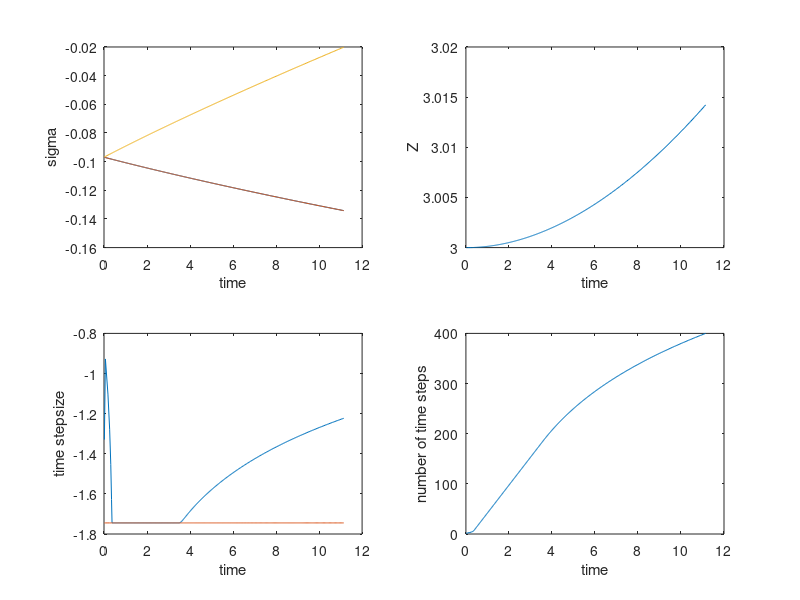
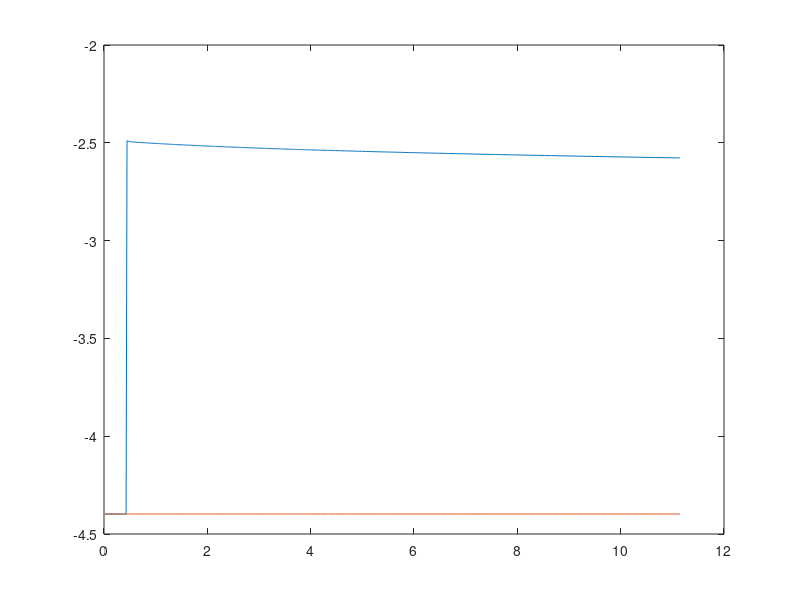

These charts were generated, in order, by the following MATLAB code:
% GLaMM
function pde()
  clc; close all;
  % p=1,2,...,N+1
  % q=1,2,...,N+1

  %=====================================
  % USER INPUT
  flow_mode='extensional'
  strain_rate=0.01;
  N_num=20;
  a=1.0; % tube diameter
  ai=1.0/a;
  Rs=2.0;
  tolY=4e-5;
  NtimeMax=400;

  tau_e=1.0;
  Z=3; % number of entanglements

  % Adaptive step size / time stepper
  delta_t=0.8*tau_e*(Z*1.0/N_num)^2; % first time step
  delta_t0=delta_t;
  tol=0.2; % tolerance


  % END USER INPUT
  %=====================================


  
  %=====================================
  % INITIALISE
  Kappa=zeros(3); % flow tensor
  if(flow_mode=='extensional')
    Kappa(1,1) = -0.5*strain_rate;
    Kappa(2,2) = -0.5*strain_rate;
    Kappa(3,3) =  1.0*strain_rate;
  end

  dsi=N_num/(2*Z);
  d2si=(N_num/Z)^2;
  
  feq=zeros(N_num+1, N_num+1, 3, 3);
  for p=1:N_num+1
    for q=1:N_num+1
      if abs(p-q)<dsi
        feq(p,q,1,1)=1.0/3;
        feq(p,q,2,2)=1.0/3;
        feq(p,q,3,3)=1.0/3;
       end
    end
  end

  f=feq;
  t=0;
  dfdt=zeros(N_num+1, N_num+1, 3, 3);

%  d2mat=zeros(size(dfdt));
  prefac_reptation  = d2si*(1.0/(3*pi^2*Z*tau_e));
  prefac_retraction = Rs/(2*pi^2*tau_e);
 %dfdt=zeros(N_num+1, N_num+1, dsi); 

trow=[];
errYrow=[];
sigma_arr=[];
Zstarrow=[];
measure1=[];
measure2=[];
measure3=[];
sigma_arr=zeros(NtimeMax, 3,3);
dtrow=[];
diagonal=zeros(N_num+1,1);

  % INITIALISATION DONE
  %=====================================
  Zstar = fnc_Zstar(f, ai, Z,N_num); 
  sigma=zeros(3,3);
  for i=1:N_num+1
  for m=1:3
  for n=1:3
    sigma(m,n) = sigma(m,n)+f(i,i,m,n);
  end
  end
  end
  sigma=sigma*12/(5*(N_num+1));

  fprintf("%12s %12s %12s %12s %12s %12s\n", "#time", "dt", "Zstar", "sigma_xx", "sigma_yy", "sigma_zz");
  fprintf("%12e %12e %12e %12e %12e %12e\n", 0.0, 0.0, Zstar, sigma(1,1), sigma(2,2), sigma(3,3));

Ntime=NtimeMax;
for ti=1:NtimeMax

  % Convection term
  if(flow_mode=='extensional')
    for p=1:3
      for q=1:3
        dfdt(:,:, p,q) = ( Kappa(p,p) + Kappa(q,q) )*f(:,:,p,q);
      end
    end
  end
  %fprintf("testA: %e\n", sum(dfdt(:)))
  %measure2=[measure2,sum(dfdt(:))];

  % Reptation term
  Zstar = fnc_Zstar(f, ai, Z,N_num); 
  prefact_rep_tmp=prefac_reptation*(Z/Zstar)^2;
  for p=2:N_num
    for q=2:N_num
      dfdt(p,q,:,:) = dfdt(p,q,:,:) + ...
       prefact_rep_tmp*( f(p+1,q+1, :,:)+f(p-1,q-1, :,:)-2*f(p,q, :,:) );
    end
  end
  %fprintf("testB: %e\n", sum(dfdt(:)))

  % Retraction term
  %Tr_f=trace4(f);
  for q=1:N_num+1
    diagonal(q)=log( f(q,q,1,1)+f(q,q,2,2)+f(q,q,3,3) );
  end 

  ddiag=zeros(N_num+1,1);
  for q=2:N_num
    ddiag(q)=dsi*(diagonal(q+1)-diagonal(q-1));
  end 

  retraction=prefac_retraction* ...
    (
      dmat_ds(  prod41B(f, ddiag), N_num, dsi ) + ...
      dmat_dsB( prod41A(f, ddiag), N_num, dsi )...
    );


  dfdt = dfdt + retraction;
  %fprintf("testC: %e\n", sum(dfdt(:)))
  %measure3=[measure3,sum(retraction(:))];

  %measure1=[measure1,sum(dfdt(:))];
  % Update 


  t=t + delta_t; % update time


  for m=1:3 % boundary condition
    for n=1:3
      dfdt(1,1,m,n)=0;
      dfdt(N_num+1,N_num+1,m,n)=0;
    end
  end
  deltaf=delta_t*dfdt;
  f=f + deltaf;

  % update time step
  err=max(abs(deltaf(:)./f(:)));
  delta_t=delta_t*(tol/(0.02*tol+err))^0.25;
  delta_t=max(delta_t, delta_t0);
  % factor 0.02*tol prevents too large jumps in time step
  

  sigma=zeros(3,3);
  for i=1:N_num+1
  for m=1:3
  for n=1:3
    sigma(m,n) = sigma(m,n)+f(i,i,m,n);
  end
  end
  end
  sigma=sigma*12/(5*(N_num+1));




  trow=[trow, t];
  dtrow=[dtrow, delta_t];
  sigma_arr(ti,:,:)= sigma;
  Zstarrow=[Zstarrow, Zstar];

  if ti>10
    tmp2 = sigma_arr(ti,:,:);
    tmp  = sigma_arr(ti-10,:,:);
    errY = max(abs((tmp(:)-tmp2(:))./(1e-12+tmp(:)) )) *10*delta_t0/(trow(ti)-trow(ti-10)) ;
    if(errY<tolY)
      Ntime=ti-1;
      break;
    end
  else
    errY=tolY;
  end
  errYrow=[errYrow, errY];
  fprintf("%12e %12e %12e %12e %12e %12e\n", trow(ti), dtrow(ti), Zstarrow(ti), sigma_arr(ti, 1,1), sigma_arr(ti, 2,2), sigma_arr(ti, 3,3));

end

delta_t

sigma_arr(Ntime,:,:)
  figure
  subplot(2,2,1);
 plot(trow(1:Ntime), log10(sigma_arr((1:Ntime),1,1))); hold on
 plot(trow(1:Ntime), log10(sigma_arr((1:Ntime),2,2))); hold on
 plot(trow(1:Ntime), log10(sigma_arr((1:Ntime),3,3))); hold on
 plot(trow(1:Ntime), log10(sigma_arr((1:Ntime),1,2))); hold on
 plot(trow(1:Ntime), log10(sigma_arr((1:Ntime),1,3))); hold on
 plot(trow(1:Ntime), log10(sigma_arr((1:Ntime),2,3)));
  ylabel('sigma')
  xlabel('time')


  subplot(2,2,2);
 plot(trow(1:Ntime), Zstarrow(1:Ntime));
  ylabel('Z')
  xlabel('time')
%  subplot(2,2,3);
% plot(trow, measure1); hold on
% plot(trow, measure2); hold on
% plot(trow, measure3); hold on
% legend('all', 'flow', 'retraction')
  subplot(2,2,3);
  plot(trow(1:Ntime), log10(dtrow(1:Ntime))); hold on
  plot(trow(1:Ntime), log10(delta_t0*ones(size(trow(1:Ntime)))) );
  ylabel('time stepsize')
  xlabel('time')

  subplot(2,2,4);
  plot(trow(1:Ntime), 1:Ntime); hold on
  ylabel('number of time steps')
  xlabel('time')

  figure
  plot(trow(1:Ntime), log10( errYrow(1:Ntime))); hold on;
  plot(trow(1:Ntime), log10( tolY*ones(size(trow(1:Ntime))))); hold on;



end

function out=prod41A(mat4, mat1)
  N=length(mat1);
  out=zeros(N,N,3,3);
for p=1:N
for q=1:N
  for m=1:3
    for n=1:3
      out(p,q,m,n) = mat4(p,q,m,n).*mat1(p);
    end
  end
end
end
end

function out=prod41B(mat4, mat1)
  N=length(mat1);
  out=zeros(N,N,3,3);
for p=1:N
for q=1:N
  for m=1:3
    for n=1:3
      out(p,q,m,n) = mat4(p,q,m,n).*mat1(q);
    end
  end
end
end
end

function out=prod42(N_num, mat4, mat2)
  out=zeros(N_num+1,N_num+1,3,3);
  for m=1:3
    for n=1:3
      out(:,:,m,n) = mat4(:,:,m,n).*mat2;
    end
  end
end

function mat2=trace4(mat4)
  mat2=mat4(:,:,1,1)+mat4(:,:,2,2)+mat4(:,:,3,3);
end

function Zstar = fnc_Zstar(f, ai, Z,N_num)
  Zstar = 0;
  for p=1:(N_num+1)
    Zstar = Zstar + sqrt( f(p,p,1,1)+f(p,p,2,2)+f(p,p,3,3) );
  end
  Zstar=Zstar*ai*Z/(N_num+1);
end

function dmat = dmat_ds(  mat, N_num, dsi)
  dmat=zeros(size(mat));
  for p=2:N_num
    dmat(p,:,:,:)=dsi*(   mat(p+1,:,:,:)-mat(p-1,:,:,:) );
  end
end
function dmat = dmat_dsB( mat, N_num, dsi)
  dmat=zeros(size(mat));
  for q=2:N_num
    dmat(:,q,:,:,:)=dsi*(   mat(:,q+1,:,:)-mat(:,q-1,:,:) );
  end
end

% Eq. (42b) in Graham et al. (2003)
function d2mat = d2mat_ds2(mat, d2si)
  d2mat=zeros(size(mat));
  for p=2:N
    d2mat(p,:,:,:)=d2si*( mat(p+1,:,:,:)+mat(p-1,:,:,:) -2*mat(p,:,:,:) );
  end
end

% Eq. (43a) in Graham et al. (2003)
function dmat = dmat_clf(mat, dsi)
  dmat=zeros(size(mat));
  for p=2:N
    for q=2:N
      dmat(p,q,:,:)=dsi*(mat(p+1,q+1,:,:)-mat(p-1,q-1,:,:));
    end
  end
end

% Eq. (43b) in Graham et al. (2003)
function d2mat = d2mat_clf(mat, N_num, d2si)
  d2mat=zeros(size(mat));

  for p=2:N_num
    for q=2:N_num
      d2mat(p,q,:,:)=d2si*( mat(p+1,q+1, :,:)+mat(p-1,q-1, :,:)-2*mat(p,q, :,:) );
    end
  end
end
